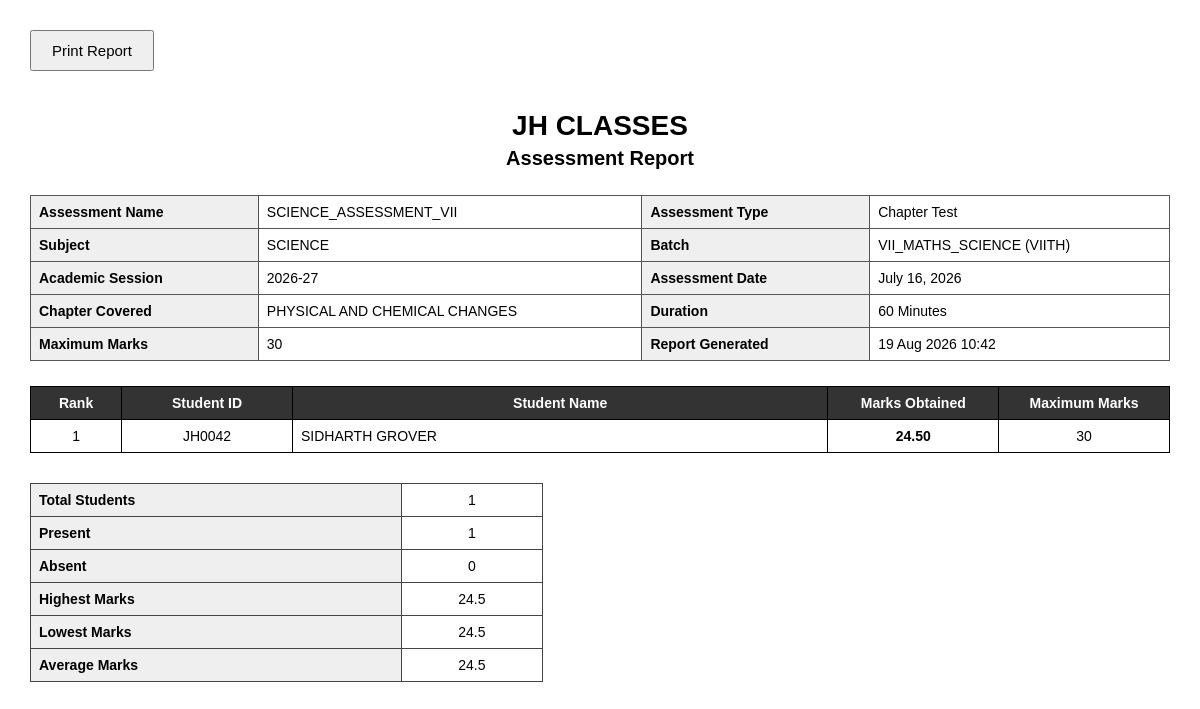
Screenshot of /performance/reports/assessment/1/ with the database file from the repository.
### performance/models.py (models this page shows, shortened)
class AssessmentSubject(models.Model):
    assessment = models.ForeignKey(
        Assessment,
        on_delete=models.CASCADE,
        related_name='subjects'
    )
    subject = models.ForeignKey(
        Subject,
        on_delete=models.PROTECT
    )
    topic = models.ForeignKey(
        'students.Topic',
        on_delete=models.PROTECT,
        null=True,
        blank=True,
        related_name='assessment_subjects'
    )
    chapters = models.ManyToManyField(
        'students.Chapter',
        blank=True,
        related_name='assessment_chapters'
    )
    chapter_covered = models.CharField(
        max_length=250,
        verbose_name="Chapter Covered"
    )
    maximum_marks = models.PositiveIntegerField()
    duration_minutes = models.PositiveIntegerField(
        default=60,
        verbose_name="Duration (Minutes)"
    )
    class Meta:
        ordering = ['subject__name']
        verbose_name = "Assessment Subject"
        verbose_name_plural = "Assessment Subjects"
        unique_together = (
            'assessment',
            'subject',
        )

class Assessment(models.Model):
    STATUS_CHOICES = [
        ('DRAFT', 'Draft'),
        ('READY_FOR_MARKS', 'Ready for Marks Entry'),
        ('COMPLETED', 'Completed'),
    ]
    ACADEMIC_SESSION_CHOICES = [
        ('2025-26', '2025-26'),
        ('2026-27', '2026-27'),
        ('2027-28', '2027-28'),
        ('2028-29', '2028-29'),
        ('2029-30', '2029-30'),
    ]
    assessment_name = models.CharField(max_length=200)
    assessment_type = models.ForeignKey(
        AssessmentType,
        on_delete=models.PROTECT,
        related_name='assessments'
    )
    academic_session = models.CharField(
        max_length=20,
        choices=ACADEMIC_SESSION_CHOICES
    )
    batch = models.ForeignKey(
        Batch,
        on_delete=models.CASCADE,
        related_name='assessments'
    )
    assessment_date = models.DateField()
    status = models.CharField(
        max_length=20,
        choices=STATUS_CHOICES,
        default='DRAFT'
    )
    created_by = models.ForeignKey(
        User,
        on_delete=models.SET_NULL,
        null=True,
        blank=True,
        related_name='created_assessments'
    )
    created_on = models.DateTimeField(auto_now_add=True)
    updated_on = models.DateTimeField(auto_now=True)
    is_active = models.BooleanField(default=True)
    class Meta:
        ordering = ['-assessment_date', 'assessment_name']
        verbose_name = "Assessment"
        verbose_name_plural = "Assessments"

class AssessmentType(models.Model):
    name = models.CharField(max_length=100, unique=True)
    is_active = models.BooleanField(default=True)
    display_order = models.PositiveIntegerField(default=1)
    created_on = models.DateTimeField(auto_now_add=True)
    class Meta:
        ordering = ['display_order', 'name']
        verbose_name = "Assessment Type"
        verbose_name_plural = "Assessment Types"
    def __str__(self):
        return self.name

class StudentMark(models.Model):
    assessment_subject = models.ForeignKey(
        AssessmentSubject,
        on_delete=models.CASCADE,
        related_name='student_marks'
    )
    student = models.ForeignKey(
        Student,
        on_delete=models.CASCADE,
        related_name='performance_marks'
    )
    marks_scored = models.DecimalField(
        max_digits=6,
        decimal_places=2,
        blank=True,
        null=True
    )
    is_absent = models.BooleanField(
        default=False,
        verbose_name="Absent"
    )
    created_on = models.DateTimeField(
        auto_now_add=True
    )
    updated_on = models.DateTimeField(
        auto_now=True
    )
    class Meta:
        ordering = ['student__student_name']
        verbose_name = "Student Mark"
        verbose_name_plural = "Student Marks"
        unique_together = (
            'assessment_subject',
            'student',
        )

### students/models.py (models this page shows, shortened)
class Subject(models.Model):
    name = models.CharField(max_length=100, unique=True)
    code = models.CharField(max_length=10, blank=True, null=True)

class Batch(models.Model):
    batch_name = models.CharField(max_length=50)
    student_class = models.CharField(max_length=20, blank=True, null=True)
    def __str__(self):
        return f"{self.batch_name} ({self.student_class})"

class Student(models.Model):
    FEE_PLAN_CHOICES = [
        ('MONTHLY', 'Monthly'),
        ('QUARTERLY', 'Quarterly'),
        ('THREE_QUARTERLY', '3 Quarterly'),
    ]
    student_name = models.CharField(max_length=100)
    student_mobile = models.CharField(max_length=15, blank=True, null=True)
    student_id = models.CharField(max_length=20, unique=True, blank=True, null=True)
    password = models.CharField(max_length=128, blank=True, null=True)
    must_change_password = models.BooleanField(default=True)
    date_of_birth = models.DateField(blank=True, null=True)
    father_name = models.CharField(max_length=100, blank=True, null=True)
    father_mobile = models.CharField(max_length=15, blank=True, null=True)
    mother_name = models.CharField(max_length=100, blank=True, null=True)
    mother_mobile = models.CharField(max_length=15, blank=True, null=True)
    school = models.ForeignKey(
        School,
        on_delete=models.SET_NULL,
        null=True,
        blank=True
    )
    batch = models.ForeignKey(
        Batch,
        on_delete=models.SET_NULL,
        null=True,
        blank=True,
        related_name="primary_students"
    )
    additional_batches = models.ManyToManyField(
    Batch,
    blank=True,
    related_name="additional_students",
    verbose_name="Additional Batches",
    help_text="Select additional batches. Main Batch is selected above."
    )
    fee_plan = models.CharField(
        max_length=20,
        choices=FEE_PLAN_CHOICES,
        blank=True,
        null=True
    )
    fee_amount = models.DecimalField(
        max_digits=8,
        decimal_places=2,
        blank=True,
        null=True
    )
    address = models.TextField(blank=True, null=True)
    student_photo = models.ImageField(
        upload_to='students/',
        blank=True,
        null=True
    )
    is_active = models.BooleanField(default=True)

### performance/views.py (the view)
def assessment_report(request, assessment_subject_id):
    assessment_subject = get_object_or_404(
        AssessmentSubject.objects.select_related(
            "assessment",
            "assessment__assessment_type",
            "assessment__batch",
            "subject",
        ),
        id=assessment_subject_id,
    )
    marks = list(
        StudentMark.objects.select_related(
            "student"
        ).filter(
            assessment_subject=assessment_subject
        )
    )
    present_marks = [
        m for m in marks
        if not m.is_absent
    ]
    present_marks.sort(
        key=lambda x: x.marks_scored,
        reverse=True,
    )
    rank_map = {}
    previous_score = None
    current_rank = 0
    for index, mark in enumerate(
        present_marks,
        start=1,
    ):
        if previous_score != mark.marks_scored:
            current_rank = index
        rank_map[mark.student_id] = current_rank
        previous_score = mark.marks_scored
    rows = []
    for mark in marks:
        rows.append(
            {
                "rank": "-" if mark.is_absent else rank_map[mark.student_id],
                "student_id": mark.student.student_id,
                "student_name": mark.student.student_name,
                "marks_obtained": "AB" if mark.is_absent else mark.marks_scored,
                "maximum_marks": assessment_subject.maximum_marks,
                "sort_marks": -1 if mark.is_absent else float(mark.marks_scored),
                "is_absent": mark.is_absent,
            }
        )
    rows.sort(
        key=lambda x: x["sort_marks"],
        reverse=True,
    )
    present = len(present_marks)
    absent = len(marks) - present
    highest = (
        max(float(x.marks_scored) for x in present_marks)
        if present_marks else 0
    )
    lowest = (
        min(float(x.marks_scored) for x in present_marks)
        if present_marks else 0
    )
    average = (
        round(
            sum(float(x.marks_scored) for x in present_marks) / present,
            2,
        )
        if present else 0
    )
    context = {
        "assessment_subject": assessment_subject,
        "rows": rows,
        "total_students": len(marks),
        "present": present,
        "absent": absent,
        "highest": highest,
        "lowest": lowest,
        "average": average,
        "generated_on": timezone.now(),
    }
    return render(
        request,
        "performance/assessment_report.html",
        context,
    )

### performance/templates/performance/assessment_report.html (shortened to what this page needs)
<!DOCTYPE html>
<html lang="en">
<head>
</head>
<body>
<div class="container">
<button
class="print-btn"
onclick="window.print();">
Print Report
</button>
<h1>JH CLASSES</h1>
<h2>Assessment Report</h2>
<table class="summary-table">
<tr>
<td class="label">
Assessment Name
</td>
<td>
{{ assessment_subject.assessment.assessment_name }}
</td>
<td class="label">
Assessment Type
</td>
<td>
{{ assessment_subject.assessment.assessment_type }}
</td>
</tr>
<tr>
<td class="label">
Subject
</td>
<td>
{{ assessment_subject.subject.name }}
</td>
<td class="label">
Batch
</td>
<td>
{{ assessment_subject.assessment.batch }}
</td>
</tr>
<tr>
<td class="label">
Academic Session
</td>
<td>
{{ assessment_subject.assessment.academic_session }}
</td>
<td class="label">
Assessment Date
</td>
<td>
{{ assessment_subject.assessment.assessment_date }}
</td>
</tr>
<tr>
<td class="label">
Chapter Covered
</td>
<td>
{{ assessment_subject.chapter_covered }}
</td>
<td class="label">
Duration
</td>
<td>
{{ assessment_subject.duration_minutes }} Minutes
</td>
</tr>
<tr>
<td class="label">
Maximum Marks
</td>
<td>
{{ assessment_subject.maximum_marks }}
</td>
<td class="label">
Report Generated
</td>
<td>
{{ generated_on|date:"d M Y H:i" }}
</td>
</tr>
</table>
<table class="results-table">
<thead>
<tr>
<th width="8%">
Rank
</th>
<th width="15%">
Student ID
</th>
<th>
Student Name
</th>
<th width="15%">
Marks Obtained
</th>
<th width="15%">
Maximum Marks
</th>
</tr>
</thead>
<tbody>
{% for row in rows %}
<tr>
    <td class="center">
        {{ row.rank }}
    </td>
    <td class="center">
        {{ row.student_id }}
    </td>
    <td class="left">
        {{ row.student_name }}
    </td>
    <td class="center bold">
        {{ row.marks_obtained }}
    </td>
    <td class="center">
        {{ row.maximum_marks }}
    </td>
</tr>
{% empty %}
<tr>
    <td colspan="5" class="center">
        No records found.
    </td>
</tr>
{% endfor %}
</tbody>
</table>
<div class="summary-box">
<table>
<tr>
    <td>
        Total Students
    </td>
    <td class="center">
        {{ total_students }}
    </td>
</tr>
<tr>
    <td>
        Present
    </td>
    <td class="center">
        {{ present }}
    </td>
</tr>
<tr>
    <td>
        Absent
    </td>
    <td class="center">
        {{ absent }}
    </td>
</tr>
<tr>
    <td>
        Highest Marks
    </td>
    <td class="center">
        {{ highest }}
    </td>
</tr>
<tr>
    <td>
        Lowest Marks
    </td>
    <td class="center">
        {{ lowest }}
    </td>
</tr>
<tr>
    <td>
        Average Marks
    </td>
    <td class="center">
        {{ average }}
    </td>
</tr>
</table>
</div>
</div>
</body>
</html>

### performance/templates/performance/assessment_report.html (style rules this page uses)
body { font-family: Arial, Helvetica, sans-serif; margin:30px; color:#000; background:#fff; font-size:14px; }
.container { width:100%; }
h1 { text-align:center; margin-bottom:5px; }
h2 { text-align:center; margin-top:0; margin-bottom:25px; font-size:20px; }
.summary-table { width:100%; border-collapse:collapse; margin-bottom:25px; }
.summary-table td { border:1px solid #555; padding:8px; }
.summary-table td.label { background:#efefef; font-weight:bold; width:20%; }
.results-table { width:100%; border-collapse:collapse; margin-top:20px; }
.results-table th { background:#333; color:white; border:1px solid #000; padding:8px; text-align:center; }
.results-table td { border:1px solid #000; padding:8px; }
.center { text-align:center; }
.left { text-align:left; }
.bold { font-weight:bold; }
.summary-box { margin-top:30px; width:45%; }
.summary-box table { width:100%; border-collapse:collapse; }
.summary-box td { border:1px solid #444; padding:8px; }
.summary-box td:first-child { background:#efefef; font-weight:bold; }
.print-btn { margin-bottom:20px; padding:10px 20px; cursor:pointer; font-size:15px; }

### rows the page displays
AssessmentSubject: assessment.assessment_name "SCIENCE_ASSESSMENT_VII", assessment.assessment_type "Chapter Test", subject.name "SCIENCE", assessment.batch "VII_MATHS_SCIENCE (VIITH)", assessment.academic_session "2026-27", assessment.assessment_date "July 16, 2026", chapter_covered "PHYSICAL AND CHEMICAL CHANGES", duration_minutes "60", maximum_marks "30"
Student: student_id "JH0042", student_name "SIDHARTH GROVER"
StudentMark: marks_obtained "24.50"

### other values shown
{{ row.rank }} "1"
{{ row.maximum_marks }} "30"
{{ total_students }} "1"
{{ present }} "1"
{{ absent }} "0"
{{ highest }} "24.5"
{{ lowest }} "24.5"
{{ average }} "24.5"
